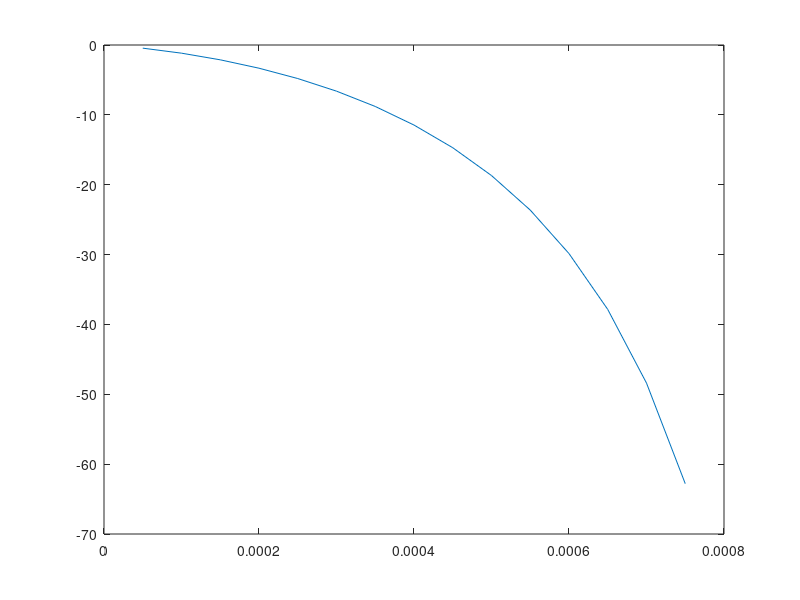
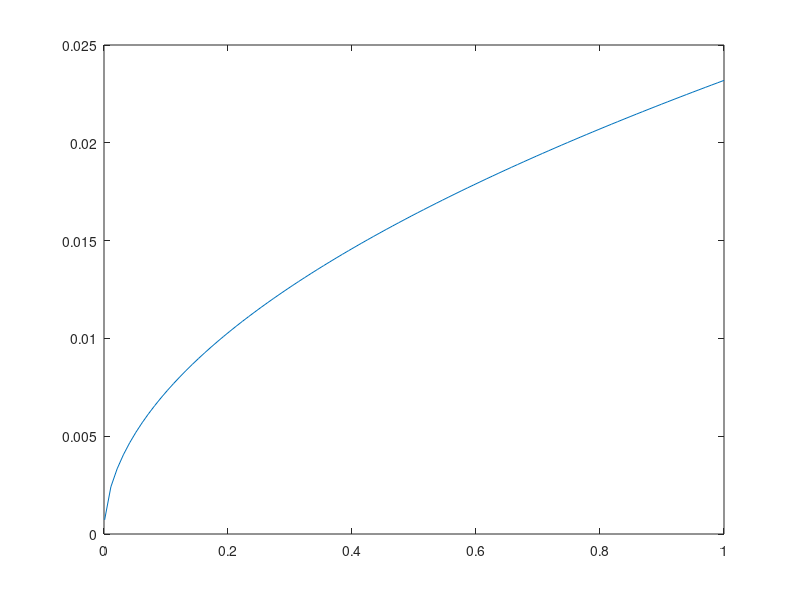

Write the MATLAB code that produced these figures, in order.
clc
clear

%% Paschens curve analysis
A = 112.5; % cm-1Torr -1
B = 2737.5; % Vcm-1 Torr-1
gamma =0.45;

% Breakdown voltage
pd = 0.567 % minimum breakdown voltage of air

% At p = 10^-4 pascals
p = 10;

d = [0.05 0.1 0.15 0.2 0.25 0.3 0.35 0.4 0.45 0.5 0.55 0.6 0.65 0.7 0.75]*10^-3;
% d = 7.5*10^-6;
for i = 1:length(d)
    Vb(i) = (B*p*d(i))/(log(A*p*d(i)) - log(log(1 + 1/gamma)));
end
plot(d,Vb)
% 
% 
% % Calculating values based on minimum breakdown voltage
% for i = 1:length(d)
%     p(i) = 0.567/d(i);
% end
% figure(2)
% plot(d,p)



%% Experimental breakdown of paschen law

d = linspace(0.001,1,100);
p = 0.01;
T = 273;

for i = 1:length(d)
    V(i) = 24.22*(293*p*d(i))/(760*T) + 6.08*((293*p*d(i))/(760*T))^0.5;
end
figure(3)
plot(d,V);